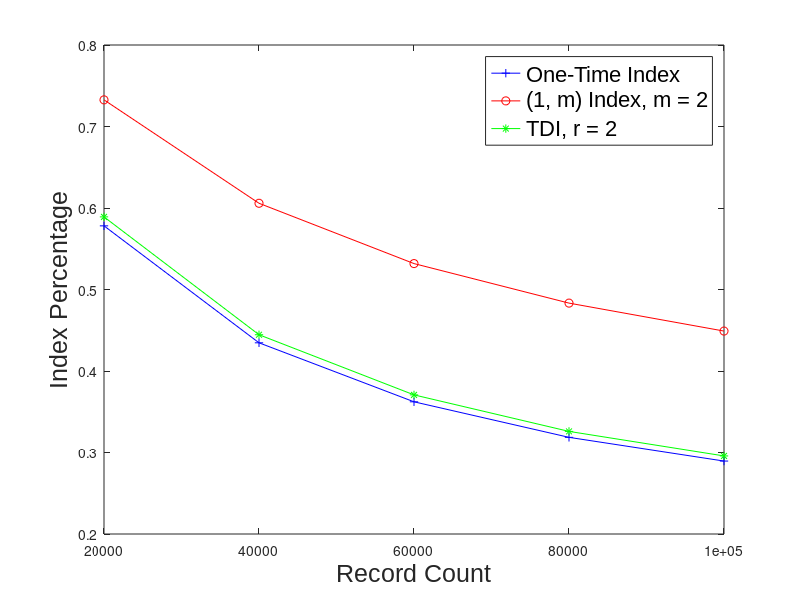

Write MATLAB code to recreate this figure.
x=[20000 40000 60000 80000 100000]

%One-Time Index Percentage
y1=[
    0.5781
    0.4346
    0.3622
    0.3186
    0.2895
]

%(1, m) Index Percentage
y2=[
    0.7327
    0.6058
    0.5318
    0.4833
    0.4490
]

%DFDI Index Percentage
y3=[
    0.5891
    0.4445
    0.3707
    0.3259
    0.2958
]

%plot(x, y1, 'b-+', x, y2, 'r-o', x, y3, 'g-*');
%ylabel('Index Percentage');
%xlabel('Record Count');
%legend('One-Time Index', '(1, m) Index, m = 2', 'DFDI, r = 2', 'location', 'NorthWest');
%axis tight
%set(gca, 'XTick', x)
%title('Execution Time vs Image Size');
%print -deps execution_time.eps

figure1 = figure;
axes1 = axes('Parent',figure1,'FontSize',18,'FontName','Arial');
plot1 = plot(x,[y1, y2, y3],'Parent',axes1);
set(plot1(1),'Marker','+','Color','b','DisplayName','One-Time Index');
set(plot1(2),'Marker','o','Color','r','DisplayName','(1, m) Index, m = 2');
set(plot1(3),'Marker','*','Color','g','DisplayName','TDI, r = 2');

ylabel('Index Percentage','FontSize',18,'FontName','Arial');
xlabel('Record Count','FontSize',18,'FontName','Arial');

legend1 = legend(axes1,'show');
set(legend1, 'FontName','Arial', 'FontSize', 16);